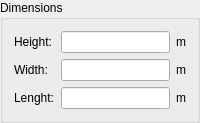
              <widget class="QGroupBox" name="gb3dDimensions">
               <property name="sizePolicy">
                <sizepolicy hsizetype="Preferred" vsizetype="Preferred">
                 <horstretch>0</horstretch>
                 <verstretch>0</verstretch>
                </sizepolicy>
               </property>
               <property name="minimumSize">
                <size>
                 <width>0</width>
                 <height>111</height>
                </size>
               </property>
               <property name="title">
                <string>Dimensions</string>
               </property>
               <layout class="QVBoxLayout" name="verticalLayout_10">
                <item>
                 <layout class="QGridLayout" name="gridLayout_10">
                  <property name="sizeConstraint">
                   <enum>QLayout::SetDefaultConstraint</enum>
                  </property>
                  <item row="1" column="2">
                   <widget class="QLabel" name="label_6">
                    <property name="text">
                     <string>m</string>
                    </property>
                   </widget>
                  </item>
                  <item row="1" column="1">
                   <widget class="QLineEdit" name="tb3dWidth"/>
                  </item>
                  <item row="0" column="1">
                   <widget class="QLineEdit" name="tb3dHeight"/>
                  </item>
                  <item row="0" column="2">
                   <widget class="QLabel" name="label_9">
                    <property name="text">
                     <string>m</string>
                    </property>
                   </widget>
                  </item>
                  <item row="1" column="0">
                   <widget class="QLabel" name="label_52">
                    <property name="text">
                     <string>Width:</string>
                    </property>
                   </widget>
                  </item>
                  <item row="0" column="0">
                   <widget class="QLabel" name="label_53">
                    <property name="text">
                     <string>Height:</string>
                    </property>
                   </widget>
                  </item>
                  <item row="2" column="0">
                   <widget class="QLabel" name="label_54">
                    <property name="text">
                     <string>Lenght:</string>
                    </property>
                   </widget>
                  </item>
                  <item row="2" column="1">
                   <widget class="QLineEdit" name="tb3dLength"/>
                  </item>
                  <item row="2" column="2">
                   <widget class="QLabel" name="label_55">
                    <property name="text">
                     <string>m</string>
                    </property>
                   </widget>
                  </item>
                 </layout>
                </item>
               </layout>
              </widget>
